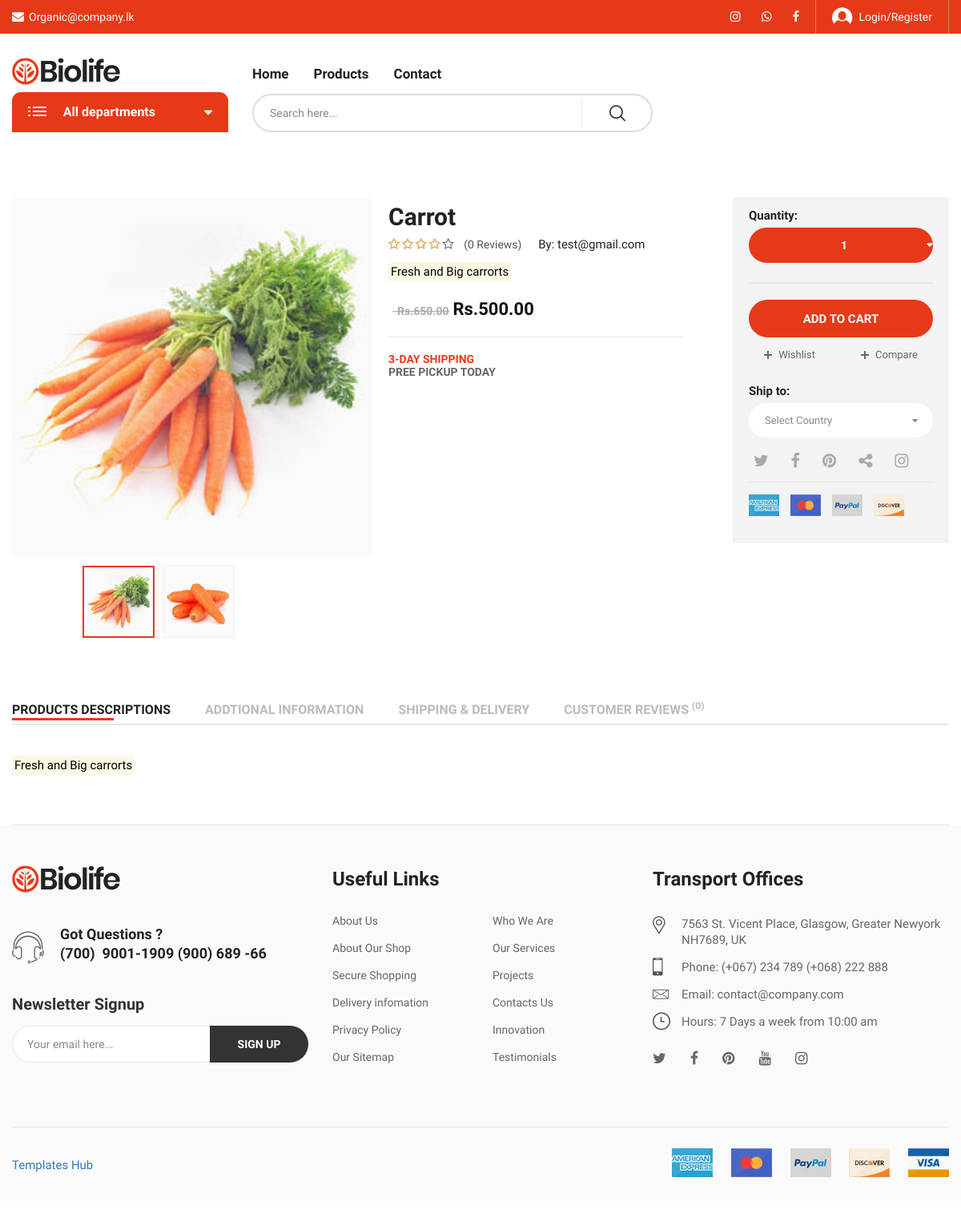
The page /detail/carrot/ on the database its author committed.
### store/models.py (models this page shows, shortened)
class Product(models.Model):
    name = models.CharField(max_length=100)
    image = models.FileField (upload_to="images", blank=True, null=True, default="product.jpg")
    description = CKEditor5Field('Text', config_name='extends')
    category = models.ForeignKey(Category, on_delete=models.SET_NULL,null=True, blank=True)
    price = models.DecimalField(max_digits=12, decimal_places=2, default=0.00, null=True, blank=True, verbose_name="Sale Price")
    regular_price = models.DecimalField(max_digits=12, decimal_places=2, default=0.00, null=True, blank=True, verbose_name="Regular Price")
    stock = models.PositiveIntegerField(default=0, null=True, blank=True)
    shipping = models.DecimalField(max_digits=12, decimal_places=2, default=0.00, null=True, blank=True, verbose_name="Shipping Amount")
    status = models.CharField(choices=STATUS, max_length=50, default="Published")
    featured = models. BooleanField (default=False, verbose_name="Marketplace Featured")
    vendor = models.ForeignKey(user_models. User, on_delete=models.SET_NULL, null=True, blank=True)
    sku= ShortUUIDField(unique=True, length=5, max_length=50, prefix="SKU", alphabet="1234567890")
    slug = models.SlugField(null=True, blank=True)
    date = models.DateTimeField(default=timezone.now)
    class Meta:
        ordering = ['id']
    def gallery(self):
        return Gallery.objects.filter(product=self)

class Gallery (models.Model):
    product = models.ForeignKey(Product, on_delete=models.CASCADE, null=True)
    image = models.FileField(upload_to="images", default="gallery.jpg")
    gallery_id = ShortUUIDField(length=10,max_length=10, alphabet="1234567890")
    class Meta:
        verbose_name_plural = "Gallery"

### userauth/models.py (models this page shows, shortened)
class User(AbstractUser):
    username = models.CharField(max_length=300, blank=True, null=True)
    email = models.EmailField(unique=True)
    USERNAME_FIELD = 'email'
    REQUIRED_FIELDS = ['username']
    def __str__(self):
        return self.email

### store/views.py (the view)
# urls.py: path('detail/<slug>/',product_detail,name='product_detail'),
def product_detail(request,slug):
    product = Product.objects.get(status="Published",slug=slug)
    related_product = Product.objects.filter(category=product.category, status="Published").exclude()
    stock_range = range(1,product.stock + 1)
    return render(request,'store/product-detail.html',
                  {
                      "products":product,
                      "related":related_product,
                      "stock":stock_range,
                  })

### templates/store/product-detail.html (shortened to what this page needs)
{% extends 'base/base.html' %}
{% load static %}
{% block body %}
<div class="biolife-body">
    <div class="page-contain single-product pt-5">
        <div class="container">
            <div id="main-content" class="main-content ">
                <div class="sumary-product single-layout">
                    <div class="media">
                        <ul class="biolife-carousel slider-for" data-slick='{"arrows":false,"dots":false,"slidesMargin":30,"slidesToShow":1,"slidesToScroll":1,"fade":true,"asNavFor":".slider-nav"}'>
                            <li><img src="{{products.image.url}}" alt="" width="500" height="500"></li>
                        </ul>
                        <ul class="biolife-carousel slider-nav" data-slick='{"arrows":false,"dots":false,"centerMode":false,"focusOnSelect":true,"slidesMargin":10,"slidesToShow":4,"slidesToScroll":1,"asNavFor":".slider-for"}'>
                            <li><img src="{{products.image.url}}" alt="" width="500" height="500"></li>
                            {% for i in products.gallery.all %}
                            <li><img src="{{i.image.url}}" alt="" width="500" height="500"></li>
                            {% endfor %}
                        </ul>
                    </div>
                    <div class="product-attribute">
                        <h3 class="title">{{products.name}}</h3>
                        <div class="rating">
                            <p class="star-rating"><span class="width-80percent"></span></p>
                            {% if products.reviews.all.count == 1 %}
                            <span class="review-count">({{products.reviews.all.count|default:"0"}} Review)</span>
                            {% else %}
                            <span class="review-count">({{products.reviews.all.count|default:"0"}} Reviews)</span>
                            {% endif %}
                            <b class="category">By: {{products.vendor}}</b>
                        </div>
                        <p>{{products.description|safe|truncatechars:100}}</p>
                        <div class="price">
                            {% if products.regular_price %}
                            <del><span class="price-amount"><span class="currencySymbol">Rs.</span>{{products.regular_price}}</span></del>
                            {% endif %}
                            <ins><span class="price-amount"><span class="currencySymbol">Rs.</span>{{products.price}}</span></ins>
                        </div>
                        <div class="shipping-info">
                            <p class="shipping-day">3-Day Shipping</p>
                            <p class="for-today">Pree Pickup Today</p>
                        </div>
                    </div>
                    <div class="action-form">
                        <div class="quantity-box">
                            <span class="title">Quantity:</span>
                            <div class="qty-input">
                            </div>
                        </div>
                        <div class="buttons">
                            <a href="#" class="btn add-to-cart-btn add_to_cart" data-id="{{products.id}}">add to cart</a>
                            <p class="pull-row">
                                <a href="#" class="btn wishlist-btn">wishlist</a>
                                <a href="#" class="btn compare-btn">compare</a>
                            </p>
                        </div>
                        <div class="location-shipping-to">
                            <span class="title">Ship to:</span>
                        </div>
                        <div class="social-media">
                            <ul class="social-list">
                                <li><a href="#" class="social-link"><i class="fa fa-twitter" aria-hidden="true"></i></a></li>
                                <li><a href="#" class="social-link"><i class="fa fa-facebook" aria-hidden="true"></i></a></li>
                                <li><a href="#" class="social-link"><i class="fa fa-pinterest" aria-hidden="true"></i></a></li>
                                <li><a href="#" class="social-link"><i class="fa fa-share-alt" aria-hidden="true"></i></a></li>
                                <li><a href="#" class="social-link"><i class="fa fa-instagram" aria-hidden="true"></i></a></li>
                            </ul>
                        </div>
                        <div class="acepted-payment-methods">
                            <ul class="payment-methods">
                                <li><img src="{% static 'images/card1.jpg' %}" alt="" width="51" height="36"></li>
                                <li><img src="{% static 'images/card2.jpg' %}" alt="" width="51" height="36"></li>
                                <li><img src="{% static 'images/card3.jpg' %}" alt="" width="51" height="36"></li>
                                <li><img src="{% static 'images/card4.jpg' %}" alt="" width="51" height="36"></li>
                            </ul>
                        </div>
                    </div>
                </div>
                <div class="product-tabs single-layout biolife-tab-contain">
                    <div class="tab-head">
                        <ul class="tabs">
                            <li class="tab-element active"><a href="#tab_1st" class="tab-link">Products Descriptions</a></li>
                            <li class="tab-element" ><a href="#tab_2nd" class="tab-link">Addtional information</a></li>
                            <li class="tab-element" ><a href="#tab_3rd" class="tab-link">Shipping & Delivery</a></li>
                            <li class="tab-element" ><a href="#tab_4th" class="tab-link">Customer Reviews <sup>({{products.reviews.all.count|default:"0"}})</sup></a></li>
                        </ul>
                    </div>
                    <div class="tab-content">
                        <div id="tab_1st" class="tab-contain desc-tab active">
                            <p class="desc">{{products.description|safe}}</p>
                        </div>
                    </div>
                </div>
            </div>
        </div>
    </div>
</div>
{% endblock body %}

### store/static/css/detail.css (style rules this page uses)
.single-product { margin-top: 50px !important; }
.product-attribute h3 { font-weight: 700 !important; font-size: 30px !important; }
.price .price-amount { padding-left: 5px !important; }

### rows shown on the page
Product: image (picture), name "Carrot", reviews.all.count "0", vendor "test@gmail.com", description "Fresh and Big carrorts", regular_price "650.00", price "500.00"
Gallery: image (picture)
